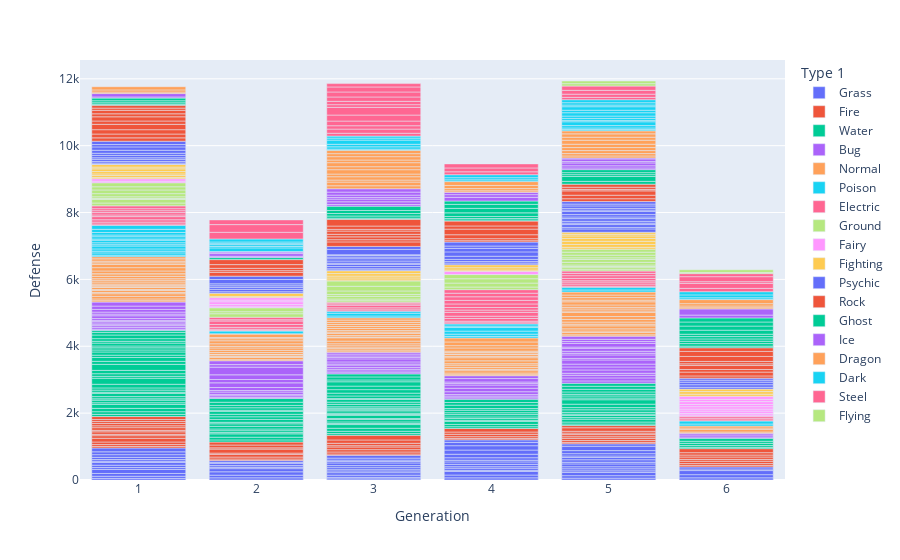

Source (notebook cell):
### Markdown cell above
#### Bar plot
**`px.bar()`**

### Code cell
px.bar(data_frame = df_pokemon,
       x          = "Generation",
       y          = "Defense",
       hover_data = [df_pokemon.index],
       color      = "Type 1")

### Figure 1 — Plotly figure (JSON) as saved in the notebook; plotly's stock layout.template omitted (floating-point values rounded to 4 significant figures)
{"data": [{"alignmentgroup": "True", "customdata": [[0], [1], [2], [3], [48], [49], [50], [75], [76], [77], [110], [111], [122], [166], [167], [168], [197], [202], [203], [204], [206], [207], [272], [273], [274], [275], [296], [297], [298], [309], [310], [344], [362], [363], [390], [432], [433], [434], [451], [452], [467], [468], [505], [509], [510], [511], [516], [521], [550], [551], [554], [555], [556], [570], [571], [606], [607], [608], [609], [617], [651], [652], [658], [659], [701], [718], [719], [720], [740], [741]], "hovertemplate": "Type 1=Grass<br>Generation=%{x}<br>Defense=%{y}<br>index=%{customdata[0]}<extra></extra>", "legendgroup": "Grass", "marker": {"color": "#636efa", "pattern": {"shape": ""}}, "name": "Grass", "offsetgroup": "Grass", "orientation": "v", "showlegend": true, "textposition": "auto", "type": "bar", "x": [1, 1, 1, 1, 1, 1, 1, 1, 1, 1, 1, 1, 1, 2, 2, 2, 2, 2, 2, 2, 2, 2, 3, 3, 3, 3, 3, 3, 3, 3, 3, 3, 3, 3, 3, 4, 4, 4, 4, 4, 4, 4, 4, 4, 4, 4, 4, 4, 4, 4, 5, 5, 5, 5, 5, 5, 5, 5, 5, 5, 5, 5, 5, 5, 5, 6, 6, 6, 6, 6], "xaxis": "x", "y": [49, 63, 83, 123, 55, 70, 85, 35, 50, 65, 80, 85, 115, 65, 80, 100, 95, 40, 50, 70, 30, 55, 35, 45, 65, 75, 50, 40, 60, 60, 80, 45, 40, 60, 83, 64, 85, 105, 35, 65, 45, 70, 72, 50, 75, 105, 125, 130, 100, 75, 55, 75, 95, 48, 63, 60, 85, 50, 75, 67, 45, 70, 91, 131, 72, 65, 95, 122, 48, 62], "yaxis": "y"}, {"alignmentgroup": "True", "customdata": [[4], [5], [6], [7], [8], [42], [43], [63], [64], [83], [84], [135], [147], [158], [169], [170], [171], [236], [237], [259], [263], [270], [276], [277], [278], [279], [352], [353], [354], [355], [435], [436], [437], [518], [542], [557], [558], [559], [572], [573], [614], [615], [616], [692], [721], [722], [723], [730], [731], [735], [736], [799]], "hovertemplate": "Type 1=Fire<br>Generation=%{x}<br>Defense=%{y}<br>index=%{customdata[0]}<extra></extra>", "legendgroup": "Fire", "marker": {"color": "#EF553B", "pattern": {"shape": ""}}, "name": "Fire", "offsetgroup": "Fire", "orientation": "v", "showlegend": true, "textposition": "auto", "type": "bar", "x": [1, 1, 1, 1, 1, 1, 1, 1, 1, 1, 1, 1, 1, 1, 2, 2, 2, 2, 2, 2, 2, 2, 3, 3, 3, 3, 3, 3, 3, 3, 4, 4, 4, 4, 4, 5, 5, 5, 5, 5, 5, 5, 5, 5, 6, 6, 6, 6, 6, 6, 6, 6], "xaxis": "x", "y": [43, 58, 78, 111, 78, 40, 75, 45, 80, 55, 70, 57, 60, 90, 43, 58, 78, 40, 120, 37, 85, 90, 40, 60, 70, 80, 40, 70, 100, 140, 44, 52, 71, 67, 106, 45, 55, 65, 48, 63, 45, 55, 105, 66, 40, 58, 72, 55, 71, 58, 72, 120], "yaxis": "y"}, {"alignmentgroup": "True", "customdata": [[9], [10], [11], [12], [59], [60], [65], [66], [67], [78], [79], [85], [86], [87], [93], [94], [97], [98], [106], [107], [125], [126], [127], [128], [129], [130], [139], [140], [141], [142], [145], [172], [173], [174], [184], [185], [198], [199], [201], [209], [210], [214], [227], [240], [241], [242], [244], [249], [264], [280], [281], [282], [283], [293], [294], [295], [301], [302], [347], [348], [349], [350], [351], [371], [372], [373], [374], [381], [382], [401], [402], [403], [404], [405], [421], [422], [438], [439], [440], [465], [466], [469], [470], [506], [507], [508], [541], [547], [548], [560], [561], [562], [574], [575], [595], [596], [597], [610], [625], [626], [641], [642], [653], [654], [655], [713], [714], [724], [725], [726], [762], [763]], "hovertemplate": "Type 1=Water<br>Generation=%{x}<br>Defense=%{y}<br>index=%{customdata[0]}<extra></extra>", "legendgroup": "Water", "marker": {"color": "#00cc96", "pattern": {"shape": ""}}, "name": "Water", "offsetgroup": "Water", "orientation": "v", "showlegend": true, "textposition": "auto", "type": "bar", "x": [1, 1, 1, 1, 1, 1, 1, 1, 1, 1, 1, 1, 1, 1, 1, 1, 1, 1, 1, 1, 1, 1, 1, 1, 1, 1, 1, 1, 1, 1, 1, 2, 2, 2, 2, 2, 2, 2, 2, 2, 2, 2, 2, 2, 2, 2, 2, 2, 2, 3, 3, 3, 3, 3, 3, 3, 3, 3, 3, 3, 3, 3, 3, 3, 3, 3, 3, 3, 3, 3, 3, 3, 3, 3, 3, 3, 4, 4, 4, 4, 4, 4, 4, 4, 4, 4, 4, 4, 4, 5, 5, 5, 5, 5, 5, 5, 5, 5, 5, 5, 5, 5, 5, 5, 5, 5, 5, 6, 6, 6, 6, 6], "xaxis": "x", "y": [65, 80, 100, 120, 48, 78, 40, 65, 95, 35, 65, 65, 110, 180, 55, 80, 100, 180, 90, 115, 70, 95, 60, 65, 55, 85, 55, 79, 109, 80, 60, 64, 80, 100, 38, 58, 50, 80, 75, 45, 85, 80, 75, 85, 35, 75, 70, 95, 115, 50, 70, 90, 110, 30, 50, 70, 30, 100, 20, 40, 70, 35, 45, 43, 73, 65, 85, 20, 79, 85, 105, 105, 130, 55, 90, 90, 53, 68, 88, 35, 55, 48, 68, 56, 76, 50, 100, 80, 100, 45, 60, 85, 48, 63, 40, 55, 75, 65, 103, 133, 50, 63, 50, 70, 80, 90, 90, 40, 52, 67, 62, 88], "yaxis": "y"}, {"alignmentgroup": "True", "customdata": [[13], [14], [15], [16], [17], [18], [19], [51], [52], [53], [54], [132], [136], [137], [179], [180], [181], [182], [208], [219], [220], [228], [229], [230], [231], [232], [288], [289], [290], [291], [292], [307], [308], [314], [315], [316], [342], [343], [446], [447], [457], [458], [459], [460], [461], [462], [463], [520], [600], [601], [602], [603], [604], [605], [618], [619], [649], [650], [656], [657], [677], [678], [693], [697], [698], [717], [732], [733], [734]], "hovertemplate": "Type 1=Bug<br>Generation=%{x}<br>Defense=%{y}<br>index=%{customdata[0]}<extra></extra>", "legendgroup": "Bug", "marker": {"color": "#ab63fa", "pattern": {"shape": ""}}, "name": "Bug", "offsetgroup": "Bug", "orientation": "v", "showlegend": true, "textposition": "auto", "type": "bar", "x": [1, 1, 1, 1, 1, 1, 1, 1, 1, 1, 1, 1, 1, 1, 2, 2, 2, 2, 2, 2, 2, 2, 2, 2, 2, 2, 3, 3, 3, 3, 3, 3, 3, 3, 3, 3, 3, 3, 4, 4, 4, 4, 4, 4, 4, 4, 4, 4, 5, 5, 5, 5, 5, 5, 5, 5, 5, 5, 5, 5, 5, 5, 5, 5, 5, 5, 6, 6, 6], "xaxis": "x", "y": [35, 55, 50, 30, 50, 40, 40, 55, 80, 50, 60, 80, 100, 120, 30, 50, 40, 70, 45, 90, 140, 100, 140, 230, 75, 115, 35, 55, 50, 55, 70, 32, 62, 90, 45, 45, 55, 55, 41, 51, 45, 85, 105, 95, 50, 42, 102, 86, 70, 90, 80, 59, 99, 89, 85, 125, 45, 105, 50, 60, 85, 40, 112, 55, 65, 95, 40, 60, 50], "yaxis": "y"}, {"alignmentgroup": "True", "customdata": [[20], [21], [22], [23], [24], [25], [26], [27], [44], [45], [57], [58], [90], [91], [92], [116], [121], [123], [124], [138], [143], [144], [148], [155], [175], [176], [177], [178], [188], [205], [218], [221], [234], [235], [252], [253], [254], [260], [261], [286], [287], [299], [300], [311], [312], [313], [317], [318], [319], [322], [324], [325], [358], [364], [367], [383], [384], [441], [442], [443], [444], [445], [471], [474], [475], [476], [479], [480], [488], [489], [495], [514], [525], [543], [552], [563], [564], [565], [566], [567], [578], [579], [580], [590], [591], [633], [634], [646], [647], [687], [688], [689], [715], [716], [727], [728], [729], [744]], "hovertemplate": "Type 1=Normal<br>Generation=%{x}<br>Defense=%{y}<br>index=%{customdata[0]}<extra></extra>", "legendgroup": "Normal", "marker": {"color": "#FFA15A", "pattern": {"shape": ""}}, "name": "Normal", "offsetgroup": "Normal", "orientation": "v", "showlegend": true, "textposition": "auto", "type": "bar", "x": [1, 1, 1, 1, 1, 1, 1, 1, 1, 1, 1, 1, 1, 1, 1, 1, 1, 1, 1, 1, 1, 1, 1, 1, 2, 2, 2, 2, 2, 2, 2, 2, 2, 2, 2, 2, 2, 2, 2, 3, 3, 3, 3, 3, 3, 3, 3, 3, 3, 3, 3, 3, 3, 3, 3, 3, 3, 4, 4, 4, 4, 4, 4, 4, 4, 4, 4, 4, 4, 4, 4, 4, 4, 4, 4, 5, 5, 5, 5, 5, 5, 5, 5, 5, 5, 5, 5, 5, 5, 5, 5, 5, 5, 5, 6, 6, 6, 6], "xaxis": "x", "y": [40, 55, 75, 80, 35, 60, 30, 65, 20, 45, 35, 60, 55, 45, 70, 75, 5, 80, 100, 95, 48, 50, 70, 65, 34, 64, 30, 50, 15, 55, 65, 70, 50, 75, 90, 62, 35, 105, 10, 41, 61, 30, 60, 60, 80, 100, 23, 43, 63, 40, 45, 65, 60, 60, 60, 70, 70, 30, 50, 70, 40, 60, 66, 44, 84, 94, 42, 64, 5, 45, 40, 95, 70, 110, 120, 39, 69, 45, 65, 90, 50, 62, 80, 86, 126, 40, 60, 50, 70, 95, 50, 75, 77, 90, 38, 77, 43, 60], "yaxis": "y"}, {"alignmentgroup": "True", "customdata": [[28], [29], [34], [35], [36], [37], [38], [39], [46], [47], [95], [96], [117], [118], [183], [345], [346], [368], [482], [483], [501], [502], [503], [504], [629], [630], [760], [761]], "hovertemplate": "Type 1=Poison<br>Generation=%{x}<br>Defense=%{y}<br>index=%{customdata[0]}<extra></extra>", "legendgroup": "Poison", "marker": {"color": "#19d3f3", "pattern": {"shape": ""}}, "name": "Poison", "offsetgroup": "Poison", "orientation": "v", "showlegend": true, "textposition": "auto", "type": "bar", "x": [1, 1, 1, 1, 1, 1, 1, 1, 1, 1, 1, 1, 1, 1, 2, 3, 3, 3, 4, 4, 4, 4, 4, 4, 5, 5, 6, 6], "xaxis": "x", "y": [44, 69, 52, 67, 87, 40, 57, 77, 35, 70, 50, 75, 95, 120, 80, 53, 83, 60, 47, 67, 90, 110, 40, 65, 62, 82, 60, 90], "yaxis": "y"}, {"alignmentgroup": "True", "customdata": [[30], [31], [88], [89], [108], [109], [134], [146], [157], [186], [193], [194], [195], [196], [258], [262], [337], [338], [339], [340], [341], [448], [449], [450], [464], [513], [517], [531], [532], [533], [534], [535], [536], [581], [582], [648], [663], [664], [665], [704], [705], [764], [765], [772]], "hovertemplate": "Type 1=Electric<br>Generation=%{x}<br>Defense=%{y}<br>index=%{customdata[0]}<extra></extra>", "legendgroup": "Electric", "marker": {"color": "#FF6692", "pattern": {"shape": ""}}, "name": "Electric", "offsetgroup": "Electric", "orientation": "v", "showlegend": true, "textposition": "auto", "type": "bar", "x": [1, 1, 1, 1, 1, 1, 1, 1, 1, 2, 2, 2, 2, 2, 2, 2, 3, 3, 3, 3, 3, 4, 4, 4, 4, 4, 4, 4, 4, 4, 4, 4, 4, 5, 5, 5, 5, 5, 5, 5, 5, 6, 6, 6], "xaxis": "x", "y": [40, 55, 70, 95, 50, 70, 57, 60, 85, 15, 40, 55, 85, 105, 37, 75, 40, 60, 80, 40, 50, 34, 49, 79, 70, 115, 67, 77, 107, 107, 107, 107, 107, 32, 63, 60, 40, 70, 80, 70, 70, 33, 52, 57], "yaxis": "y"}, {"alignmentgroup": "True", "customdata": [[32], [33], [55], [56], [112], [113], [119], [120], [222], [250], [251], [359], [360], [361], [375], [376], [423], [424], [499], [500], [515], [523], [588], [589], [611], [612], [613], [679], [683], [684], [708], [709]], "hovertemplate": "Type 1=Ground<br>Generation=%{x}<br>Defense=%{y}<br>index=%{customdata[0]}<extra></extra>", "legendgroup": "Ground", "marker": {"color": "#B6E880", "pattern": {"shape": ""}}, "name": "Ground", "offsetgroup": "Ground", "orientation": "v", "showlegend": true, "textposition": "auto", "type": "bar", "x": [1, 1, 1, 1, 1, 1, 1, 1, 2, 2, 2, 3, 3, 3, 3, 3, 3, 3, 4, 4, 4, 4, 5, 5, 5, 5, 5, 5, 5, 5, 5, 5], "xaxis": "x", "y": [85, 110, 25, 50, 95, 110, 95, 120, 105, 60, 120, 45, 50, 80, 55, 105, 140, 160, 78, 118, 130, 125, 40, 60, 35, 45, 80, 84, 50, 80, 90, 90], "yaxis": "y"}, {"alignmentgroup": "True", "customdata": [[40], [41], [187], [189], [190], [225], [226], [519], [737], [738], [739], [752], [753], [754], [755], [770], [792]], "hovertemplate": "Type 1=Fairy<br>Generation=%{x}<br>Defense=%{y}<br>index=%{customdata[0]}<extra></extra>", "legendgroup": "Fairy", "marker": {"color": "#FF97FF", "pattern": {"shape": ""}}, "name": "Fairy", "offsetgroup": "Fairy", "orientation": "v", "showlegend": true, "textposition": "auto", "type": "bar", "x": [1, 1, 2, 2, 2, 2, 2, 4, 6, 6, 6, 6, 6, 6, 6, 6, 6], "xaxis": "x", "y": [48, 73, 28, 65, 85, 50, 75, 95, 39, 47, 68, 60, 72, 66, 86, 65, 95], "yaxis": "y"}, {"alignmentgroup": "True", "customdata": [[61], [62], [72], [73], [74], [114], [115], [255], [256], [320], [321], [334], [335], [336], [496], [497], [498], [592], [593], [594], [598], [599], [680], [681], [742], [743], [771]], "hovertemplate": "Type 1=Fighting<br>Generation=%{x}<br>Defense=%{y}<br>index=%{customdata[0]}<extra></extra>", "legendgroup": "Fighting", "marker": {"color": "#FECB52", "pattern": {"shape": ""}}, "name": "Fighting", "offsetgroup": "Fighting", "orientation": "v", "showlegend": true, "textposition": "auto", "type": "bar", "x": [1, 1, 1, 1, 1, 1, 1, 2, 2, 3, 3, 3, 3, 3, 4, 4, 4, 5, 5, 5, 5, 5, 5, 5, 6, 6, 6], "xaxis": "x", "y": [35, 60, 50, 70, 80, 53, 79, 35, 95, 30, 60, 55, 75, 85, 40, 70, 88, 55, 85, 95, 85, 75, 50, 60, 62, 78, 75], "yaxis": "y"}, {"alignmentgroup": "True", "customdata": [[68], [69], [70], [71], [104], [105], [131], [162], [163], [164], [165], [191], [192], [211], [216], [217], [269], [271], [303], [304], [305], [306], [356], [357], [391], [394], [428], [429], [430], [431], [481], [487], [526], [527], [537], [538], [539], [546], [553], [576], [577], [586], [587], [622], [635], [636], [637], [638], [639], [640], [666], [667], [745], [746], [747], [797], [798]], "hovertemplate": "Type 1=Psychic<br>Generation=%{x}<br>Defense=%{y}<br>index=%{customdata[0]}<extra></extra>", "legendgroup": "Psychic", "marker": {"color": "#636efa", "pattern": {"shape": ""}}, "name": "Psychic", "offsetgroup": "Psychic", "orientation": "v", "showlegend": true, "textposition": "auto", "type": "bar", "x": [1, 1, 1, 1, 1, 1, 1, 1, 1, 1, 1, 2, 2, 2, 2, 2, 2, 2, 3, 3, 3, 3, 3, 3, 3, 3, 3, 3, 3, 3, 4, 4, 4, 4, 4, 4, 4, 4, 5, 5, 5, 5, 5, 5, 5, 5, 5, 5, 5, 5, 5, 5, 6, 6, 6, 6, 6], "xaxis": "x", "y": [15, 30, 45, 65, 45, 70, 65, 90, 100, 70, 100, 45, 70, 60, 48, 58, 130, 100, 25, 35, 65, 65, 35, 65, 70, 48, 50, 20, 160, 90, 50, 45, 65, 95, 130, 105, 70, 120, 100, 45, 85, 43, 55, 80, 50, 70, 95, 40, 50, 75, 55, 75, 54, 76, 76, 60, 60], "yaxis": "y"}, {"alignmentgroup": "True", "customdata": [[80], [81], [82], [103], [149], [150], [151], [152], [153], [154], [200], [265], [266], [267], [268], [323], [369], [370], [377], [378], [379], [380], [414], [453], [454], [455], [456], [486], [528], [583], [584], [585], [627], [628], [700], [758], [759], [766], [767], [768], [769], [773], [795], [796]], "hovertemplate": "Type 1=Rock<br>Generation=%{x}<br>Defense=%{y}<br>index=%{customdata[0]}<extra></extra>", "legendgroup": "Rock", "marker": {"color": "#EF553B", "pattern": {"shape": ""}}, "name": "Rock", "offsetgroup": "Rock", "orientation": "v", "showlegend": true, "textposition": "auto", "type": "bar", "x": [1, 1, 1, 1, 1, 1, 1, 1, 1, 1, 2, 2, 2, 2, 2, 3, 3, 3, 3, 3, 3, 3, 3, 4, 4, 4, 4, 4, 4, 5, 5, 5, 5, 5, 5, 6, 6, 6, 6, 6, 6, 6, 6, 6], "xaxis": "x", "y": [100, 115, 130, 160, 100, 125, 90, 105, 65, 85, 115, 50, 70, 110, 150, 135, 65, 85, 77, 97, 50, 100, 200, 40, 60, 118, 168, 95, 145, 85, 105, 130, 45, 65, 90, 67, 115, 77, 119, 50, 72, 150, 150, 110], "yaxis": "y"}, {"alignmentgroup": "True", "customdata": [[99], [100], [101], [102], [215], [385], [386], [387], [388], [389], [472], [473], [477], [490], [529], [544], [545], [623], [624], [668], [669], [670], [778], [779], [780], [781], [782], [783], [784], [785], [786], [787]], "hovertemplate": "Type 1=Ghost<br>Generation=%{x}<br>Defense=%{y}<br>index=%{customdata[0]}<extra></extra>", "legendgroup": "Ghost", "marker": {"color": "#00cc96", "pattern": {"shape": ""}}, "name": "Ghost", "offsetgroup": "Ghost", "orientation": "v", "showlegend": true, "textposition": "auto", "type": "bar", "x": [1, 1, 1, 1, 2, 3, 3, 3, 3, 3, 4, 4, 4, 4, 4, 4, 4, 5, 5, 5, 5, 5, 6, 6, 6, 6, 6, 6, 6, 6, 6, 6], "xaxis": "x", "y": [30, 45, 60, 80, 60, 35, 65, 75, 90, 130, 34, 44, 60, 108, 135, 120, 100, 85, 145, 55, 60, 90, 48, 76, 70, 70, 70, 70, 122, 122, 122, 122], "yaxis": "y"}, {"alignmentgroup": "True", "customdata": [[133], [156], [238], [239], [243], [257], [395], [396], [397], [398], [399], [400], [415], [522], [524], [530], [643], [644], [645], [674], [675], [676], [788], [789]], "hovertemplate": "Type 1=Ice<br>Generation=%{x}<br>Defense=%{y}<br>index=%{customdata[0]}<extra></extra>", "legendgroup": "Ice", "marker": {"color": "#ab63fa", "pattern": {"shape": ""}}, "name": "Ice", "offsetgroup": "Ice", "orientation": "v", "showlegend": true, "textposition": "auto", "type": "bar", "x": [1, 1, 2, 2, 2, 2, 3, 3, 3, 3, 3, 3, 3, 4, 4, 4, 5, 5, 5, 5, 5, 5, 6, 6], "xaxis": "x", "y": [35, 100, 40, 80, 45, 15, 50, 80, 80, 50, 70, 90, 100, 110, 80, 70, 50, 65, 85, 40, 80, 30, 85, 184], "yaxis": "y"}, {"alignmentgroup": "True", "customdata": [[159], [160], [161], [365], [366], [406], [407], [408], [409], [417], [418], [419], [420], [425], [426], [491], [492], [493], [494], [671], [672], [673], [682], [706], [707], [710], [711], [712], [774], [775], [776], [794]], "hovertemplate": "Type 1=Dragon<br>Generation=%{x}<br>Defense=%{y}<br>index=%{customdata[0]}<extra></extra>", "legendgroup": "Dragon", "marker": {"color": "#FFA15A", "pattern": {"shape": ""}}, "name": "Dragon", "offsetgroup": "Dragon", "orientation": "v", "showlegend": true, "textposition": "auto", "type": "bar", "x": [1, 1, 1, 3, 3, 3, 3, 3, 3, 3, 3, 3, 3, 3, 3, 4, 4, 4, 4, 5, 5, 5, 5, 5, 5, 5, 5, 5, 6, 6, 6, 6], "xaxis": "x", "y": [45, 65, 95, 90, 110, 60, 100, 80, 130, 90, 120, 80, 100, 90, 100, 45, 65, 95, 115, 60, 70, 90, 90, 100, 120, 90, 100, 90, 35, 53, 70, 121], "yaxis": "y"}, {"alignmentgroup": "True", "customdata": [[212], [213], [233], [246], [247], [248], [284], [285], [326], [327], [392], [393], [478], [512], [549], [568], [569], [620], [621], [631], [632], [685], [686], [690], [691], [694], [695], [696], [756], [757], [793]], "hovertemplate": "Type 1=Dark<br>Generation=%{x}<br>Defense=%{y}<br>index=%{customdata[0]}<extra></extra>", "legendgroup": "Dark", "marker": {"color": "#19d3f3", "pattern": {"shape": ""}}, "name": "Dark", "offsetgroup": "Dark", "orientation": "v", "showlegend": true, "textposition": "auto", "type": "bar", "x": [2, 2, 2, 2, 2, 2, 3, 3, 3, 3, 3, 3, 4, 4, 4, 5, 5, 5, 5, 5, 5, 5, 5, 5, 5, 5, 5, 5, 6, 6, 6], "xaxis": "x", "y": [110, 42, 55, 30, 50, 90, 35, 70, 75, 125, 60, 60, 52, 65, 90, 37, 50, 70, 115, 40, 60, 70, 100, 75, 105, 50, 70, 90, 53, 88, 95], "yaxis": "y"}, {"alignmentgroup": "True", "customdata": [[223], [224], [245], [328], [329], [330], [331], [332], [333], [410], [411], [412], [413], [416], [427], [484], [485], [540], [660], [661], [662], [699], [748], [749], [750], [751], [777]], "hovertemplate": "Type 1=Steel<br>Generation=%{x}<br>Defense=%{y}<br>index=%{customdata[0]}<extra></extra>", "legendgroup": "Steel", "marker": {"color": "#FF6692", "pattern": {"shape": ""}}, "name": "Steel", "offsetgroup": "Steel", "orientation": "v", "showlegend": true, "textposition": "auto", "type": "bar", "x": [2, 2, 2, 3, 3, 3, 3, 3, 3, 3, 3, 3, 3, 3, 3, 4, 4, 4, 5, 5, 5, 5, 6, 6, 6, 6, 6], "xaxis": "x", "y": [200, 230, 140, 85, 125, 100, 140, 180, 230, 80, 100, 130, 150, 150, 100, 86, 116, 120, 70, 95, 115, 129, 100, 150, 50, 150, 91], "yaxis": "y"}, {"alignmentgroup": "True", "customdata": [[702], [703], [790], [791]], "hovertemplate": "Type 1=Flying<br>Generation=%{x}<br>Defense=%{y}<br>index=%{customdata[0]}<extra></extra>", "legendgroup": "Flying", "marker": {"color": "#B6E880", "pattern": {"shape": ""}}, "name": "Flying", "offsetgroup": "Flying", "orientation": "v", "showlegend": true, "textposition": "auto", "type": "bar", "x": [5, 5, 6, 6], "xaxis": "x", "y": [70, 80, 35, 80], "yaxis": "y"}], "layout": {"barmode": "relative", "legend": {"title": {"text": "Type 1"}, "tracegroupgap": 0}, "margin": {"t": 60}, "xaxis": {"anchor": "y", "domain": [0, 1], "title": {"text": "Generation"}}, "yaxis": {"anchor": "x", "domain": [0, 1], "title": {"text": "Defense"}}}}
